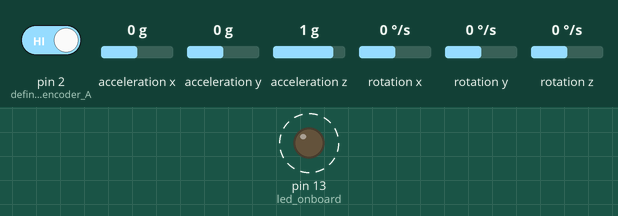
This sketch was run on a simulated Arduino Uno, built with avr-gcc and run on an emulated ATmega328P. Shown: output pins drawn as LEDs (lit = HIGH). Dashed ring = blinking. Inputs (shaded band) come from the test bench; at power-on: pin 2 (define_pin_for_encoder_A) HIGH, acceleration x 0 g, acceleration y 0 g, acceleration z 1 g, rotation x 0 °/s, rotation y 0 °/s, rotation z 0 °/s. What the sketch prints to the serial monitor is not drawn.

Above: at 1.55 s.
Timing chart, 0 to 4.5 s (numbered marks = the images above):
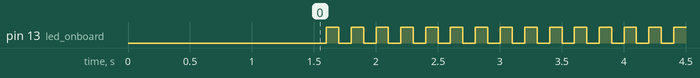

The sketch:

fyp1_presentation_code_21_1.ino
```cpp
/*description
author :Yong Sheng Kai
Last modify date: 21/1/2026
Arduino UNO
MT6701 encoder
MG995 Servo
MPU6050
//FYP 1 DEMO CODE

*/

#include <MPU6050_light.h
MPU6050 mpu(Wire);

int count = 0;         //ppr count
float RPS = 0.0;       //wheel speed
bool ledstate = true;  // led on board to let user know if the program is freeze or not

float error = 0.0, errorsum = 0.0, fpidout = 0.0;
float Kp = 1.0,
      Ki = 0.05,
      Kd = 0.0;
float fsetval = 0.0;  //set angle for motor


float getAngle() {  //read angle from mpu6050
  mpu.update();
  float angle = mpu.getAngleY();
  return angle;
}

int pidformotor() {                //give motor data to run(probally need to return velocity/torque data)
  error = fsetval - (getAngle());  //calculate error from angle set
  errorsum = errorsum + error;
  fpidout = (Kp * error) + (Ki * errorsum);  //PI Implement
  if (fpidout >= 0) {
    if (fpidout > 255) {  //ensure fpidout does not more then 255
      fpidout = 255;
    } else {
      fpidout = fpidout;
    }
  } else if (fpidout < 0) {
    if (fpidout < -255) {  //ensure fpidout does not less then -255
      fpidout = -255;
    } else {
      fpidout = fpidout;
    }
  } else {  //set fpidout =0 if any issue occur
    fpidout = 0;
  }
  return (fpidout);
}
void setup() {
  // put your setup code here, to run once:
  //encoder setup
  pinMode(2, INPUT);                                            //define pin for encoder A pin
  pinMode(3, INPUT);                                            //define pin for Encoder B pin
  pinMode(13, OUTPUT);                                          //led onboard
  attachInterrupt(digitalPinToInterrupt(2), DirCheck, RISING);  // digital pin interrupts
  Serial.begin(9600);

  //mpu6050 setup
  Wire.begin();
  byte status = mpu.begin();
  Wire.setClock(400000);
  Wire.setWireTimeout(3000, true);
  Serial.print(F("MPU6050 status: "));
  Serial.println(status);
  while (status != 0) {}
  Serial.println(F("Calculating offsets, do not move MPU6050"));
  delay(1000);
  mpu.calcAccOffsets();

  //timer interrupt setup
  noInterrupts();
  TCCR1A = 0;           //clear all data in tccr1a
  TCCR1B = 0;           //clear all data in tccr1b
  TCCR1B |= B00000100;  //set prescaller to 255
  TIMSK1 |= B00000010;  //enable timer interrupts
  OCR1A = 6250;         // timer overflow value (6250 for 0.1s)
  interrupts();         // enable interrupts
}

void loop() {
  // put your main code here, to run repeatedly:
  //pidformotor();
  Serial.print(count);  //encoder count for motor
  Serial.print(" ");
  Serial.print(RPS);  //calculated Wheel Speed
  Serial.print(" ");
  Serial.print(error);  //error between angle set and current angle of robot
  Serial.print(" ");
  Serial.print(errorsum);  //sum of error between angle set and current angle of robot
  Serial.print(" ");
  Serial.print(pidformotor());  //value to motor for balance back the robot
  Serial.print(" ");
  Serial.println(getAngle());  //angle data
  delay(200);
}

void DirCheck() {             //add count if counter clock wise, otherwise deduct it.
  int Bpin = digitalRead(3);  //read from another encoder pin to check the direction
  if (Bpin == 1) {            // direction CW
    count++;
  } else {  //Direction CCW
    count--;
  }
}

ISR(TIMER1_COMPA_vect) {        //timer interrupts services routins
  TCNT1 = 0;                    //reset timer
  ledstate = !ledstate;         //Invert LED state
  digitalWrite(13, ledstate);   //led onboard
  RPS = (count / 1024.0) * 10;  //count wheel speed
  count = 0;                    //reset encoder count
}
```

Measured:
- by itself, pin 13 (led_onboard): alternates HIGH for 0.10 s and LOW for 0.10 s
